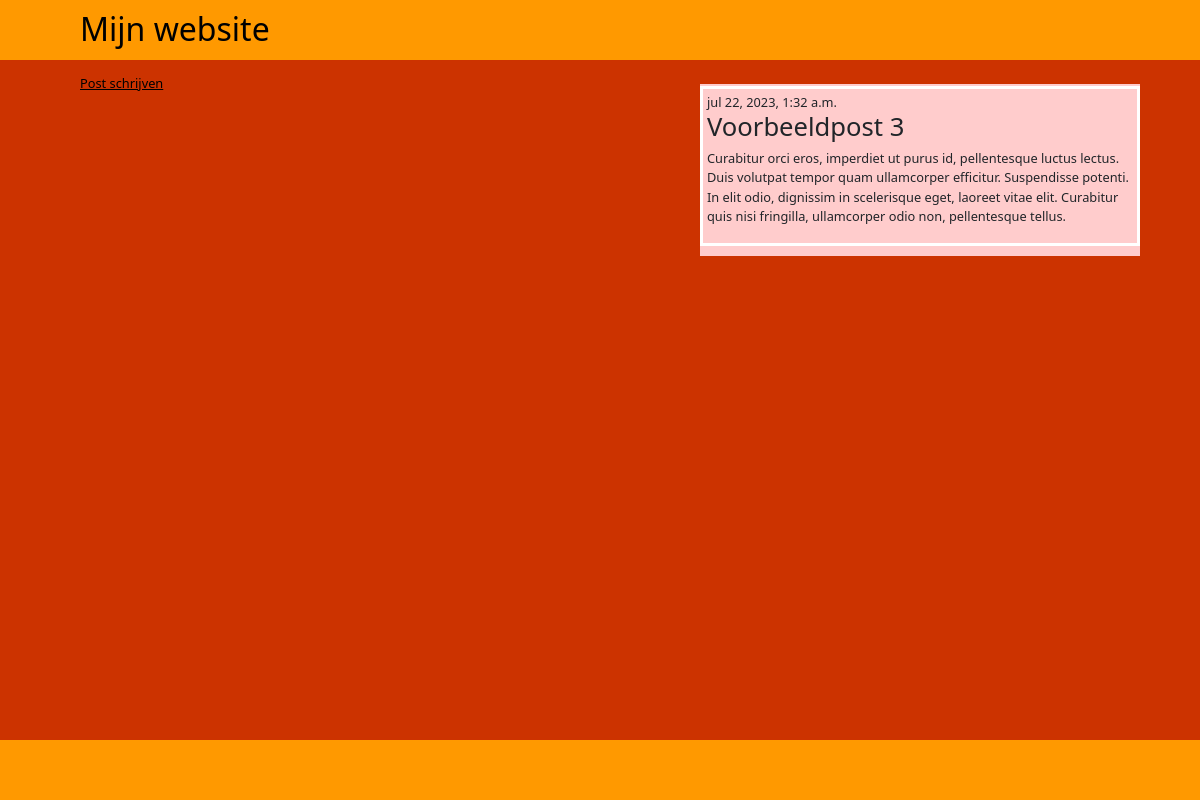
Screenshot of /post/3/ with the database file from the repository.
### blog/models.py (models this page shows, shortened)
class Post(models.Model):
    author = models.ForeignKey(settings.AUTH_USER_MODEL, on_delete=models.CASCADE)
    title = models.CharField(max_length=200)
    text = models.TextField()
    created_date = models.DateTimeField(default=timezone.now)
    published_date = models.DateTimeField(blank=True, null=True)

### blog/views.py (the view)
# urls.py: path('post/<int:pk>/', views.post_detail, name='post_inhoud'),
def post_detail(request, pk):
    post = get_object_or_404(Post, pk=pk)
    return render(request, 'blog/post_inhoud.html', {'post': post})

### blog/templates/blog/post_inhoud.html
{% extends 'blog/base.html' %}
{% block inhoud %}
<article class="article">
{% if post.published_date %}
<time class="date">
{{ post.published_date }}
</time>
{% endif %}
<h2>{{ post.title }}</h2>
<p>{{ post.text|linebreaksbr }}</p>
</article>
{% endblock %}

### blog/static/stijl.css (style rules this page uses)
html { font-family: 'Courier New', monospace; font-size: 80%; }
body { padding-top: 60px; padding-bottom: 40px; background: #cc3300; }
.article { border: 3px solid white; margin-bottom:10px; margin-top:2px; padding:4px; }

### rows the page displays
Post: published_date "jul 22, 2023, 1:32 a.m.", title "Voorbeeldpost 3", text "Curabitur orci eros, imperdiet ut purus id, pellentesque luctus lectus. Duis volutpat tempor quam ullamcorper efficitur. Suspendisse potenti. In elit odio, dignissim in scelerisque eget, laoreet vitae elit. Curabitur quis nisi fringilla, ullamcorper odio non, pellentesque tellus."
